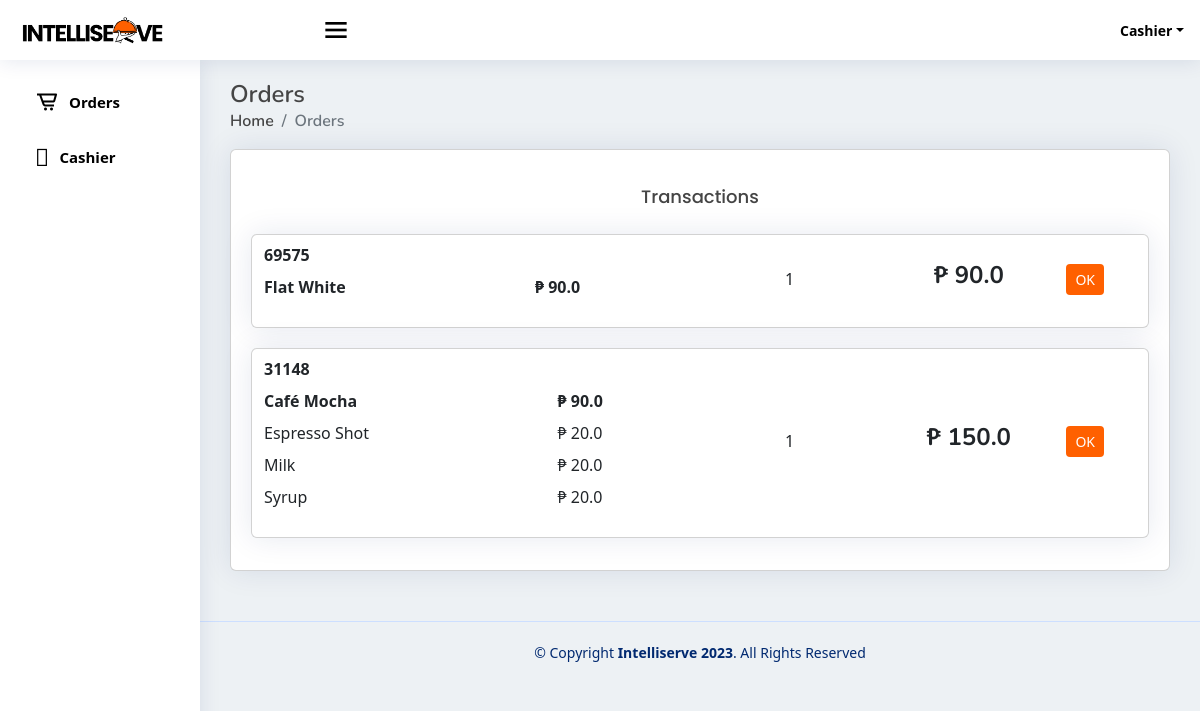
The page /order (signed in) on the database as committed earlier.
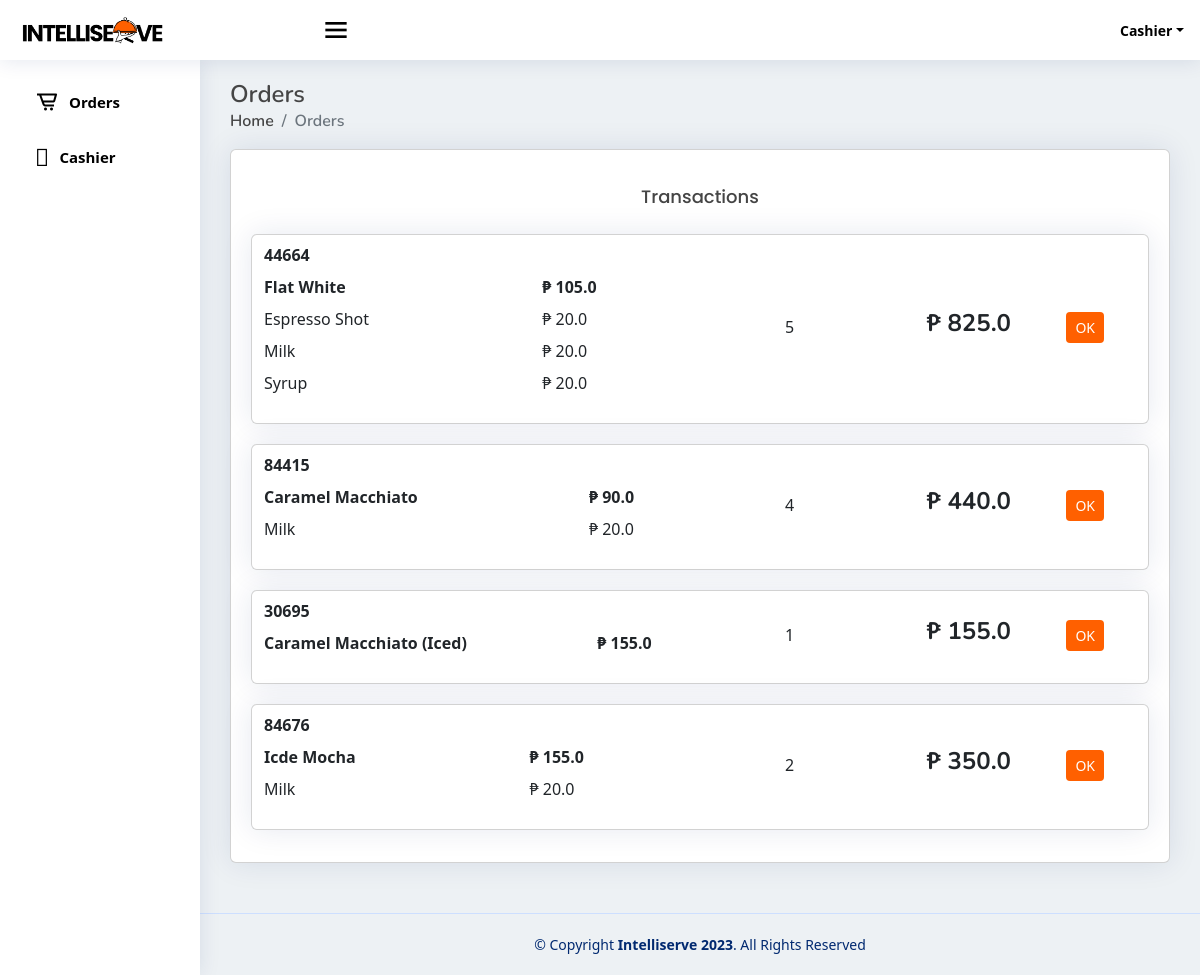
The same page on the database as committed later.
### pos/models.py (models this page shows, shortened)
class buyItem(models.Model):
    buyName= models.CharField (max_length=255, null=True, blank=True)
    buySize = models.CharField(max_length=15, null=True, blank=True)
    buyQuantityMenu = models.PositiveIntegerField (null=True, blank=True)
    buyPrice = models.FloatField (null=True, blank=True)
    buyAddOns1 = models.CharField (max_length=255, null=True, blank=True)
    buyAddOns2 = models.CharField (max_length=255, null=True, blank=True)
    buyAddOns3 = models.CharField (max_length=255, null=True, blank=True)
    buyAddOns4 = models.CharField (max_length=255, null=True, blank=True)
    buyAddOns5 = models.CharField (max_length=255, null=True, blank=True)
    menuAOPrice1 = models.FloatField(default=0,null=True, blank=True)
    menuAOPrice2 = models.FloatField(default=0,null=True, blank=True)
    menuAOPrice3 = models.FloatField(default=0,null=True, blank=True)
    menuAOPrice4 = models.FloatField(default=0,null=True, blank=True)
    menuAOPrice5 = models.FloatField(default=0,null=True, blank=True)
    buyingredient1 = models.CharField (max_length=255, null=True, blank=True)
    buyingredient2 = models.CharField (max_length=255, null=True, blank=True)
    buyingredient3 = models.CharField (max_length=255, null=True, blank=True)
    buyingredient4 = models.CharField (max_length=255, null=True, blank=True)
    buyingredient5 = models.CharField (max_length=255, null=True, blank=True)
    buyingredient6 = models.CharField (max_length=255, null=True, blank=True)
    buyingredient7 = models.CharField (max_length=255, null=True, blank=True)
    buyingredient8 = models.CharField (max_length=255, null=True, blank=True)
    buyingredient9 = models.CharField (max_length=255, null=True, blank=True)
    buyingredient10 = models.CharField (max_length=255, null=True, blank=True)
    transaction = models.BooleanField(default=False)
    buyOrBought = models.BooleanField(default=False)
    DoneOrder = models.BooleanField(default=False)
    payment_method = models.CharField(max_length=255, choices=PAYMENT_CHOICES, null=True, blank=True)
    DineIn_Out = models.CharField(max_length=255, choices=IN_OUT, null=True, blank=True)
    AllPayment = models.FloatField(null=True, blank=True)
    tenderedPayment = models.FloatField(null=True, blank=True)
    orderNumber = models.PositiveIntegerField (null=True, blank=True)
    dateordered = models.DateTimeField (null=True, blank=True)
    priceSize = models.FloatField( null=True, blank=True)
    PWD_discount = models.CharField(max_length=255, choices=DISCOUNT, null=True, blank=True)
    PWD_Id = models.CharField (max_length=12, null=True, blank=True)

### pos/views.py (the view)
# urls.py: path('order', views.order, name='order'),
@login_required
def order(request):
    buyitemform = BuyItemForms()
    stocks = Stocks.objects.first()
    menuDrinks = MenuDrinks.objects.all()
    menuCategory = MenuCategory.objects.all()
    buyitem = buyItem.objects.all()
    total_price = calculate_total_price(buyitem)
    context = {
        'buyitemform': buyitemform,
        'stocks': stocks,
        'menuDrinks': menuDrinks,
        'menuCategory': menuCategory,
        'buyitem': buyitem,
        'total_price': total_price
    }
    return render(request, 'order.html', context)

### pos/forms.py
class BuyItemForms(forms.ModelForm):
    class Meta:
        model = buyItem
        fields = [
            "transaction", "buyOrBought", "buySize", "buyQuantityMenu", "buyName", "buyPrice",
            "buyAddOns1", "buyAddOns2", "buyAddOns3", "buyAddOns4", "buyAddOns5",
            "menuAOPrice1", "menuAOPrice2", "menuAOPrice3", "menuAOPrice4", "menuAOPrice5",
            "buyingredient1", "buyingredient2", "buyingredient3", "buyingredient4", "buyingredient5",
            "buyingredient6", "buyingredient7", "buyingredient8", "buyingredient9", "buyingredient10",
            "payment_method", "DineIn_Out", "AllPayment", "tenderedPayment", "orderNumber", "dateordered", "DoneOrder",
            "priceSize", "PWD_discount", "PWD_Id"
        ]
        widgets = {
            'payment_method': forms.RadioSelect(choices=(('cash', 'Cash'), ('gcash', 'GCash'))),
            'DineIn_Out': forms.RadioSelect(choices=(('IN', 'Dine In'), ('OUT', 'Dine Out'))),
            'PWD_discount': forms.RadioSelect(choices=(('yes', 'YES'), ('no', 'NO'))),
        }

### pos/templates/order.html (shortened to what the changed rows need)
{% load static %}
<!DOCTYPE html>
<html lang="en">
<head>
    <link rel="stylesheet" href="https://cdnjs.cloudflare.com/ajax/libs/font-awesome/6.4.0/css/all.min.css"
 />
    <link href='https://unpkg.com/boxicons@2.1.4/css/boxicons.min.css' rel='stylesheet'>
    <link rel="stylesheet" href="{% static 'style.css' %}">
    <link rel="stylesheet" href="https://cdnjs.cloudflare.com/ajax/libs/twitter-bootstrap/5.2.0/css/bootstrap.min.css">
    <link rel="stylesheet" href="https://cdn.datatables.net/1.13.4/css/dataTables.bootstrap5.min.css">
</head>
<body>
    <main id="main" class="main">
      <div class="pagetitle">
        <h1>Orders</h1>
      </div>
      <section class="section dashboard">
        <div class="row">
          <div class="col-lg-12 col-sm-12">
            <div class="card">
              <div class="card-body">
                {% for cart in buyitem %}
                {% if cart.buyOrBought and not cart.DoneOrder %}
                  <div class="row">
                    <div class="col-12 my-auto">
                      <div class="d-block order-card">
                        <div class="card mb-3 m-1">
                          <div class="row g-1">
                            <div class="col-12 my-auto">
                              <div class="card-body mb-0 p-0">
                                <table class="table table-responsive table-borderless mb-0 p-0">
                                  <tbody>
                                    <tr>
                                      <td class="col-5 my-auto">
                                        <table class="table nested-table table-sm table-borderless p-0">
                                          <tbody class="my-auto">
                                            <tr>
                                              <td class="my-auto">
                                                <strong>{{ cart.orderNumber }}</strong>
                                              </td>
                                            </tr>
                                            <tr>
                                              <td class="main-menu">
                                                <strong>{{ cart.buyName }}</strong>
                                              </td>
                                              <td class="main-menu-price">
                                                <strong>&#8369; {{ cart.buyPrice }}</strong>
                                              </td>
                                            </tr>
                                            <tr>
                                              {% if cart.buyAddOns1 %}
                                                <td class="td-text">{{ cart.buyAddOns1 }}</td>
                                                <td class="td-text">&#8369; {{ cart.menuAOPrice1 }}</td>
                                              {% endif %}
                                            </tr>
                                            <tr>
                                              {% if cart.buyAddOns2 %}
                                                <td class="td-text">{{ cart.buyAddOns2 }}</td>
                                                <td class="td-text">&#8369; {{ cart.menuAOPrice2 }}</td>
                                              {% endif %}
                                            </tr>
                                            <tr>
                                              {% if cart.buyAddOns3 %}
                                                <td class="td-text">{{ cart.buyAddOns3 }}</td>
                                                <td class="td-text">&#8369; {{ cart.menuAOPrice3 }}</td>
                                              {% endif %}
                                            </tr>
                                          </tbody>
                                        </table>
                                      </td>
                                      <td class="col-2" style="vertical-align: middle;">
                                        <div class="input-group my-auto border-0">
                                          <input class="form-control border-0" style="text-align: center;" value="{{ cart.buyQuantityMenu }}"
                                            readonly>
                                        </div>
                                      </td>
                                      <td class="col-2 text-center total-price" style="vertical-align: middle;">
                                        <h4><strong>&#8369; {{ cart.AllPayment }}</strong></h4>
                                      </td>
                                      <td class="col-1" style="vertical-align: middle;">
                                        {% url 'pos:update_done_order' cart.pk as update_done_order_url %}
                                        <button type="button" class="btn btn-sm" style="background-color: #FF6000; color: white;"
                                          onclick="location.href='{{ update_done_order_url }}'">OK</button>
                                      </td>
                                    </tr>
                                  </tbody>
                                </table>
                              </div>
                            </div>
                          </div>
                        </div>
                      </div>
                    </div>
                  </div>
                {% endif %}
              {% endfor %}
              </div>
            </div>
          </div>
        </div>
      </section>
    </main>
</body>
</html>

Rows that differ between the two databases and show on the page:
removed buyItem: orderNumber "69575", buyName "Flat White", buyPrice "90.0", buyQuantityMenu "1", AllPayment "90.0"
removed buyItem: orderNumber "31148", buyName "Café Mocha", buyPrice "90.0", buyAddOns1 "Espresso Shot", menuAOPrice1 "20.0", buyAddOns2 "Milk", menuAOPrice2 "20.0", buyAddOns3 "Syrup", menuAOPrice3 "20.0", buyQuantityMenu "1", AllPayment "150.0"
added buyItem: orderNumber "44664", buyName "Flat White", buyPrice "105.0", buyAddOns1 "Espresso Shot", menuAOPrice1 "20.0", buyAddOns2 "Milk", menuAOPrice2 "20.0", buyAddOns3 "Syrup", menuAOPrice3 "20.0", buyQuantityMenu "5", AllPayment "825.0"
added buyItem: orderNumber "84415", buyName "Caramel Macchiato", buyPrice "90.0", buyAddOns2 "Milk", menuAOPrice2 "20.0", buyQuantityMenu "4", AllPayment "440.0"
added buyItem: orderNumber "30695", buyName "Caramel Macchiato (Iced)", buyPrice "155.0", buyQuantityMenu "1", AllPayment "155.0"
added buyItem: orderNumber "84676", buyName "Icde Mocha", buyPrice "155.0", buyAddOns2 "Milk", menuAOPrice2 "20.0", buyQuantityMenu "2", AllPayment "350.0"
